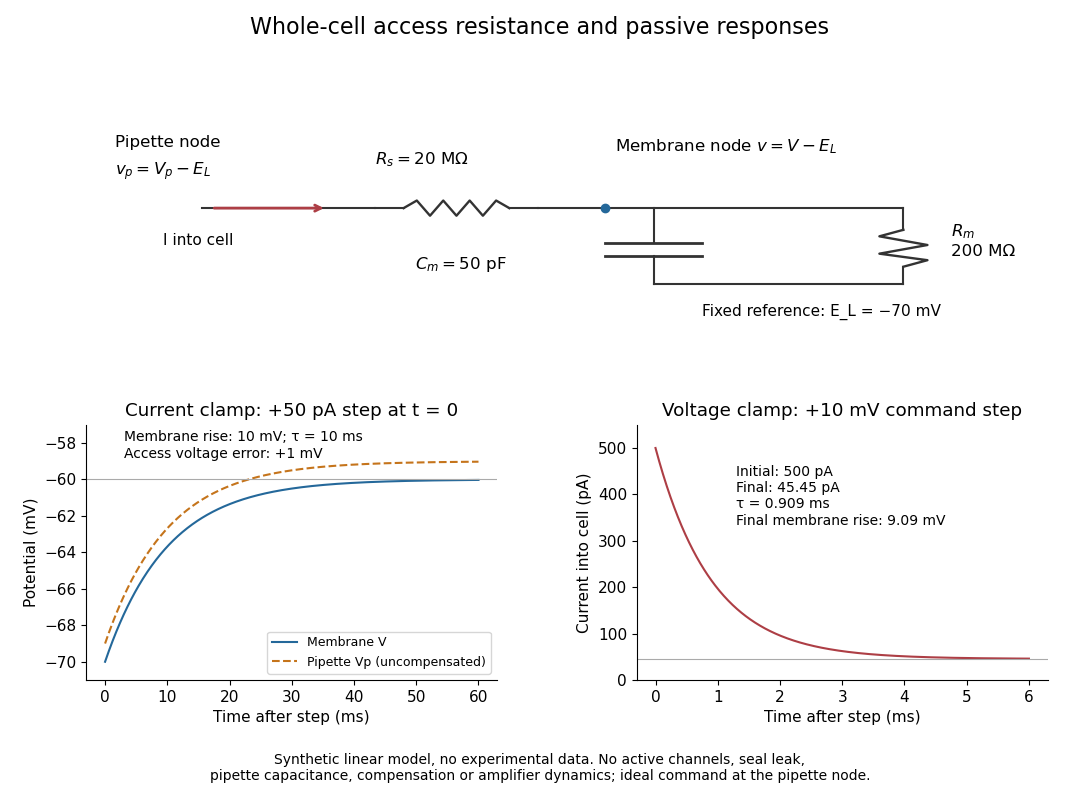

This figure's Python source:
"""Original equivalent circuit and synthetic passive clamp responses.

Tested with Python 3.14.4, matplotlib 3.10.7, numpy 2.3.5.
Run from _media to generate the matching opaque PNG in the working directory.
The linear circuit uses deviations from fixed leak reversal E_L = -70 mV.
Seal leakage, pipette capacitance, active channels and feedback dynamics omitted.
"""
from pathlib import Path
import matplotlib.pyplot as plt
import numpy as np

RS = 20e6  # ohm
RM = 200e6  # ohm
CM = 50e-12  # farad
EL = -70e-3  # volt


def current_clamp(t_seconds, injected_ampere=50e-12):
    vm = EL + injected_ampere * RM * (-np.expm1(-np.asarray(t_seconds) / (RM * CM)))
    return vm, vm + injected_ampere * RS


def voltage_clamp(t_seconds, command_step_volt=10e-3):
    tau = (RS * RM / (RS + RM)) * CM
    v = command_step_volt * RM / (RS + RM) * (-np.expm1(-np.asarray(t_seconds) / tau))
    current = (command_step_volt - v) / RS
    return EL + v, current


def resistor(ax, a, b, y):
    ax.plot([a, a + 0.03], [y, y], color="#333333")
    xx = np.linspace(a + 0.03, b - 0.03, 9)
    yy = np.array([0, 0.035, -0.035, 0.035, -0.035, 0.035, -0.035, 0.035, 0]) + y
    ax.plot(xx, yy, color="#333333", lw=1.7)
    ax.plot([b - 0.03, b], [y, y], color="#333333")


def circuit(ax):
    ax.set(xlim=(0, 1), ylim=(0, 1))
    ax.axis("off")
    ax.text(0.03, 0.80, "Pipette node", fontsize=12)
    ax.text(0.03, 0.67, r"$v_p = V_p-E_L$", fontsize=12)
    ax.plot([0.12, 0.30], [0.52, 0.52], color="#333333")
    resistor(ax, 0.30, 0.47, 0.52)
    ax.text(0.30, 0.72, r"$R_s = 20\ \mathrm{M\Omega}$", fontsize=12)
    ax.plot([0.47, 0.85], [0.52, 0.52], color="#333333")
    ax.scatter([0.54], [0.52], color="#24689a", zorder=3)
    ax.text(0.55, 0.78, r"Membrane node $v=V-E_L$", fontsize=12)
    ax.plot([0.59, 0.59], [0.52, 0.36], color="#333333")
    ax.plot([0.59, 0.59], [0.30, 0.17], color="#333333")
    ax.plot([0.54, 0.64], [0.36, 0.36], color="#333333", lw=2)
    ax.plot([0.54, 0.64], [0.30, 0.30], color="#333333", lw=2)
    ax.text(0.39, 0.24, r"$C_m=50\ \mathrm{pF}$", fontsize=12, ha="center")
    ax.plot([0.85, 0.85], [0.52, 0.42], color="#333333")
    ax.plot([0.85, 0.85], [0.25, 0.17], color="#333333")
    ax.plot([0.85, 0.825, 0.875, 0.825, 0.875, 0.85],
            [0.42, 0.39, 0.35, 0.31, 0.28, 0.25], color="#333333", lw=1.7)
    ax.text(0.90, 0.30, r"$R_m$" + "\n200 MΩ", fontsize=12)
    ax.plot([0.59, 0.85], [0.17, 0.17], color="#333333")
    ax.text(0.64, 0.025, "Fixed reference: E_L = −70 mV", fontsize=11)
    ax.annotate("", xy=(0.25, 0.52), xytext=(0.13, 0.52),
                arrowprops={"arrowstyle": "->", "color": "#ad3e45", "lw": 2})
    ax.text(0.08, 0.35, "I into cell", fontsize=11)


def main():
    plt.rcParams.update({"font.size": 11, "axes.spines.top": False,
                         "axes.spines.right": False, "figure.facecolor": "white"})
    fig = plt.figure(figsize=(10.8, 8.0))
    gs = fig.add_gridspec(2, 2, height_ratios=[0.85, 1], hspace=0.44, wspace=0.34)
    circuit(fig.add_subplot(gs[0, :]))
    cc = fig.add_subplot(gs[1, 0])
    vc = fig.add_subplot(gs[1, 1])
    t_cc = np.linspace(0, 60e-3, 601)
    vm, vp = current_clamp(t_cc)
    cc.plot(t_cc * 1000, vm * 1000, color="#24689a", label="Membrane V")
    cc.plot(t_cc * 1000, vp * 1000, "--", color="#c5741b", label="Pipette Vp (uncompensated)")
    cc.axhline(-60, color="#aaaaaa", lw=0.8)
    cc.set(title="Current clamp: +50 pA step at t = 0",
           xlabel="Time after step (ms)", ylabel="Potential (mV)", ylim=(-71, -57))
    cc.legend(fontsize=9, loc="lower right")
    cc.text(3, -58.8, "Membrane rise: 10 mV; τ = 10 ms\nAccess voltage error: +1 mV", fontsize=10)
    t_vc = np.linspace(0, 6e-3, 601)
    _, current = voltage_clamp(t_vc)
    vc.plot(t_vc * 1000, current * 1e12, color="#ad3e45")
    vc.axhline(10e-3 / (RS + RM) * 1e12, color="#aaaaaa", lw=0.8)
    vc.set(title="Voltage clamp: +10 mV command step",
           xlabel="Time after step (ms)", ylabel="Current into cell (pA)", ylim=(0, 550))
    vc.text(1.3, 335, "Initial: 500 pA\nFinal: 45.45 pA\nτ = 0.909 ms\nFinal membrane rise: 9.09 mV", fontsize=10)
    fig.suptitle("Whole-cell access resistance and passive responses", fontsize=16)
    fig.text(0.5, 0.025, "Synthetic linear model, no experimental data. No active channels, seal leak,\n"
             "pipette capacitance, compensation or amplifier dynamics; ideal command at the pipette node.",
             ha="center", fontsize=10)
    fig.subplots_adjust(left=0.08, right=0.97, top=0.87, bottom=0.15)
    fig.savefig(Path(__file__).stem + ".png", dpi=100, facecolor="white", transparent=False)
    plt.close(fig)


if __name__ == "__main__":
    main()
